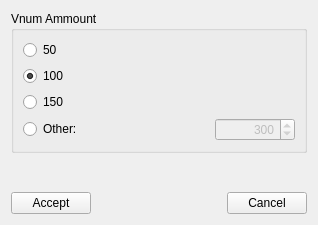
<ui version="4.0"  >
 <class>NewAreaWidget</class>
 <widget class="QWidget" name="NewAreaWidget" >
  <property name="geometry" >
   <rect>
    <x>0</x>
    <y>0</y>
    <width>318</width>
    <height>225</height>
   </rect>
  </property>
  <property name="windowTitle" >
   <string>Create New Area</string>
  </property>
  <layout class="QVBoxLayout" >
   <item>
    <widget class="QGroupBox" name="vnumsBox" >
     <property name="sizePolicy" >
      <sizepolicy vsizetype="Preferred" hsizetype="Preferred" >
       <horstretch>0</horstretch>
       <verstretch>0</verstretch>
      </sizepolicy>
     </property>
     <property name="title" >
      <string>Vnum Ammount</string>
     </property>
     <layout class="QVBoxLayout" >
      <item>
       <widget class="QRadioButton" name="vnums50Radio" >
        <property name="minimumSize" >
         <size>
          <width>80</width>
          <height>0</height>
         </size>
        </property>
        <property name="focusPolicy" >
         <enum>Qt::StrongFocus</enum>
        </property>
        <property name="text" >
         <string>50</string>
        </property>
       </widget>
      </item>
      <item>
       <widget class="QRadioButton" name="vnums100Radio" >
        <property name="sizePolicy" >
         <sizepolicy vsizetype="Fixed" hsizetype="Minimum" >
          <horstretch>0</horstretch>
          <verstretch>0</verstretch>
         </sizepolicy>
        </property>
        <property name="minimumSize" >
         <size>
          <width>80</width>
          <height>0</height>
         </size>
        </property>
        <property name="focusPolicy" >
         <enum>Qt::StrongFocus</enum>
        </property>
        <property name="text" >
         <string>100</string>
        </property>
        <property name="checked" >
         <bool>true</bool>
        </property>
       </widget>
      </item>
      <item>
       <widget class="QRadioButton" name="vnums150Radio" >
        <property name="minimumSize" >
         <size>
          <width>80</width>
          <height>0</height>
         </size>
        </property>
        <property name="focusPolicy" >
         <enum>Qt::StrongFocus</enum>
        </property>
        <property name="text" >
         <string>150</string>
        </property>
       </widget>
      </item>
      <item>
       <layout class="QHBoxLayout" >
        <property name="rightMargin" >
         <number>0</number>
        </property>
        <property name="leftMargin" >
         <number>0</number>
        </property>
        <property name="topMargin" >
         <number>0</number>
        </property>
        <property name="bottomMargin" >
         <number>0</number>
        </property>
        <item>
         <widget class="QRadioButton" name="vnumsOtherRadio" >
          <property name="minimumSize" >
           <size>
            <width>80</width>
            <height>0</height>
           </size>
          </property>
          <property name="focusPolicy" >
           <enum>Qt::StrongFocus</enum>
          </property>
          <property name="text" >
           <string>Other:</string>
          </property>
         </widget>
        </item>
        <item>
         <spacer>
          <property name="orientation" >
           <enum>Qt::Horizontal</enum>
          </property>
          <property name="sizeHint" >
           <size>
            <width>40</width>
            <height>20</height>
           </size>
          </property>
         </spacer>
        </item>
        <item>
         <widget class="QSpinBox" name="vnumsOtherBox" >
          <property name="enabled" >
           <bool>false</bool>
          </property>
          <property name="minimumSize" >
           <size>
            <width>80</width>
            <height>0</height>
           </size>
          </property>
          <property name="focusPolicy" >
           <enum>Qt::WheelFocus</enum>
          </property>
          <property name="alignment" >
           <set>Qt::AlignRight|Qt::AlignVCenter</set>
          </property>
          <property name="minimum" >
           <number>200</number>
          </property>
          <property name="maximum" >
           <number>100000</number>
          </property>
          <property name="singleStep" >
           <number>50</number>
          </property>
          <property name="value" >
           <number>300</number>
          </property>
         </widget>
        </item>
       </layout>
      </item>
     </layout>
    </widget>
   </item>
   <item>
    <spacer>
     <property name="orientation" >
      <enum>Qt::Vertical</enum>
     </property>
     <property name="sizeHint" >
      <size>
       <width>20</width>
       <height>40</height>
      </size>
     </property>
    </spacer>
   </item>
   <item>
    <layout class="QHBoxLayout" >
     <property name="rightMargin" >
      <number>0</number>
     </property>
     <property name="leftMargin" >
      <number>0</number>
     </property>
     <property name="topMargin" >
      <number>0</number>
     </property>
     <property name="bottomMargin" >
      <number>0</number>
     </property>
     <item>
      <widget class="QPushButton" name="acceptButton" >
       <property name="focusPolicy" >
        <enum>Qt::StrongFocus</enum>
       </property>
       <property name="text" >
        <string>Accept</string>
       </property>
      </widget>
     </item>
     <item>
      <spacer>
       <property name="orientation" >
        <enum>Qt::Horizontal</enum>
       </property>
       <property name="sizeHint" >
        <size>
         <width>40</width>
         <height>20</height>
        </size>
       </property>
      </spacer>
     </item>
     <item>
      <widget class="QPushButton" name="cancelButton" >
       <property name="focusPolicy" >
        <enum>Qt::StrongFocus</enum>
       </property>
       <property name="text" >
        <string>Cancel</string>
       </property>
      </widget>
     </item>
    </layout>
   </item>
  </layout>
 </widget>
 <resources/>
 <connections/>
</ui>
